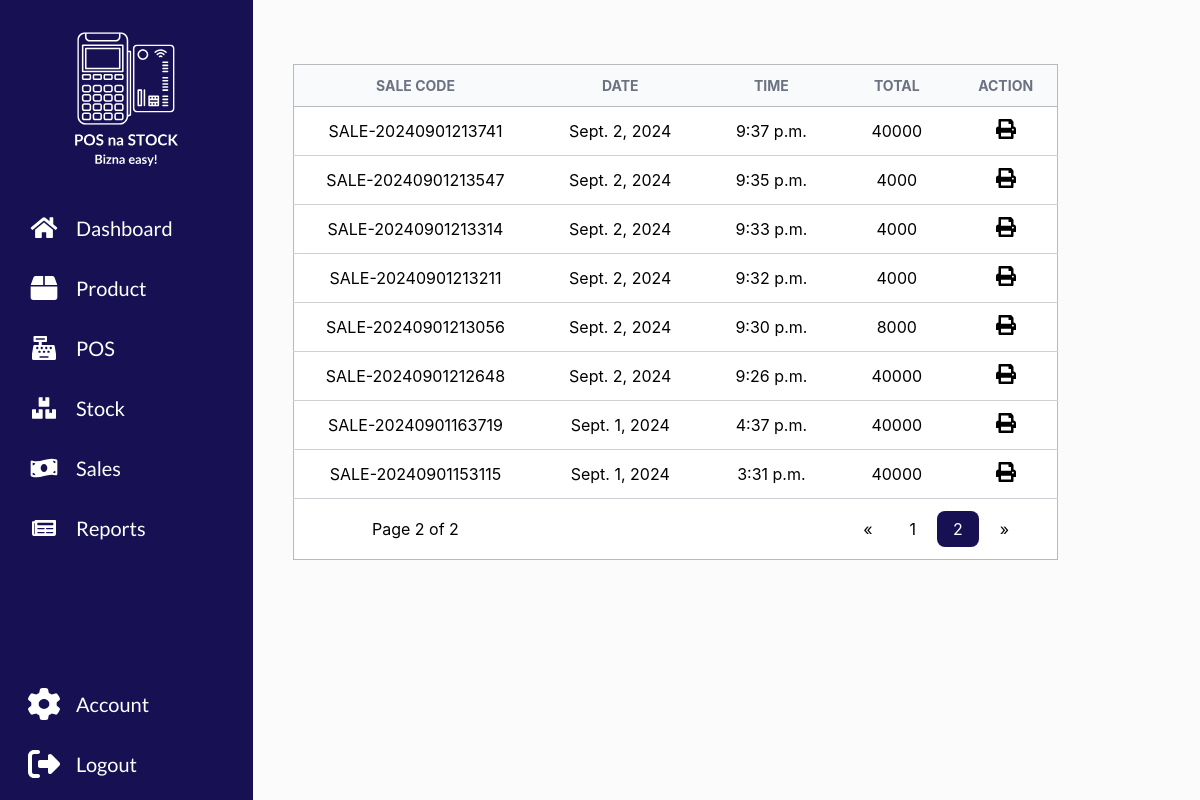
/pos/sales/43 (signed in), run on the app's committed database.
### pos/models.py (models this page shows, shortened)
class Sale(models.Model):
    sale_id = models.SmallAutoField(primary_key=True)
    code = models.CharField(max_length=200, blank=True)
    date = models.DateField(default=timezone.now)
    time = models.TimeField()
    total = models.IntegerField(default=0)
    tendered_amount = models.IntegerField(default=0)
    balance = models.IntegerField(default=0)

### pos/views.py (the view)
# urls.py: path('sales/<int:page>',views.sales,name='sales'),
@login_required
def sales(request, page=1):
    sale_list = Sale.objects.all().order_by("-sale_id")
    paginator = Paginator(sale_list, per_page=12)
    page_object = paginator.get_page(page)
    context = {"page_object": page_object}
    return render(request, "pos/user/sales.html", context)

### templates/pos/user/sales.html (shortened to what this page needs)
{% extends 'pos/user/base.html' %}
{% load static %}
{% block body_block %}
    <main>
        <table class="product">
            <thead>
                <tr>
                    <th>SALE CODE</th>
                    <th>DATE</th>
                    <th>TIME</th>
                    <th>TOTAL</th>
                    <th>ACTION</th>
                </tr>
            </thead>
            <tbody>
                {% for sale in page_object %}
                <tr>
                    <td>{{ sale.code }}</td>
                    <td>{{ sale.date }}</td>
                    <td>{{ sale.time }}</td>
                    <td>{{ sale.total }}</td>
                    <td>
                        <a class="no-underline" href="{% url 'pos:sale_receipt' sale.sale_id %}">
                            <img alt="print_receipt" src="{% static 'images/print.svg' %}"/>
                        </a>
                    </td>
                </tr>
                {% endfor %}
            </tbody>
            <tfoot>
                <tr>
                    <td>Page {{ page_object.number }} of {{ page_object.paginator.num_pages }}</td>
                    <td colspan="4">
                        <div class="pagination-cell">
                            <a class="pagination-ends" href="{% url 'pos:sales' 1 %}">&laquo;</a>
                            {% for num in page_object.paginator.page_range %}
                                {% if page_object.number == num %}
                                    <span class="pagination-active">{{ num }}</span>
                                {% else %}
                                    <a class="pagination" href="{% url 'pos:sales' num %}">{{ num }}</a>
                                {% endif %}
                            {% endfor %}
                            <a class="pagination-ends" href="{% url 'pos:sales' page_object.paginator.num_pages %}">&raquo;</a>
                        </div>
                    </td>
                </tr>
            </tfoot>
        </table>
    </main>
{% endblock %}

### templates/pos/user/base.html (shortened to what this page needs)
<!DOCTYPE html>
{% load static %}
<html lang="en">
<head>
    <link rel="stylesheet" type="text/css" href="/static/styles/style.css">
</head>
<body>
    <nav class="sidebar">
        <div>
            <div class="logo-div">
                <img alt="logo" class="big-logo" src="{% static 'images/Logo1.0.svg' %}"/>
            </div>
            <button id="dashboard">
                <img alt="home" class="nav-logo" src="{% static 'images/home.svg' %}"/>
                Dashboard
            </button>
            <button id="product">
                <img alt="home" class="nav-logo" src="{% static 'images/box.svg' %}"/>
                Product
            </button>
            <button id="pos">
                <img alt="home" class="nav-logo" src="{% static 'images/pos.svg' %}"/>
                POS
            </button>
            <button id="stock">
                <img alt="home" class="nav-logo" src="{% static 'images/stock.svg' %}"/>
                Stock
            </button>
            <button id="sales">
                <img alt="home" class="nav-logo" src="{% static 'images/sales.svg' %}"/>
                Sales
            </button>
            <button id="reports">
                <img alt="home" class="nav-logo" src="{% static 'images/report.svg' %}"/>
                Reports
            </button>
        </div>
        <div>
            <button id="settings">
                <img alt="home" class="nav-logo" src="{% static 'images/settings.svg' %}"/>
                Account
            </button>
            <button id="logout">
                <img alt="home" class="nav-logo" src="{% static 'images/logout.svg' %}"/>
                Logout
            </button>
        </div>
    </nav>
    <div class="parent">
    {% block body_block %}
    {% endblock %}
    </div>
</body>
</html>

### pos/static/styles/style.css (style rules this page uses)
* { padding: 0; margin: 0; }
html,body { height:100%; }
.sidebar { background-color: #171154; color: #FFFFFF; width: 20%; height: 100%; display: flex; flex-direction: column; justify-content: space-between; padding-left: 8px; padding-right: 8px; }
body { display: flex; background-color: #FBFBFB; }
.sidebar button { padding-left: 20px; padding-right: 20px; background-color: transparent; border-radius: 12px; border: transparent; display: flex; align-items: center; width: 100%; color: #FFFFFF; font-size: 20px; font-family: Lato, sans-serif; margin-bottom: 12px; }
.nav-logo { width: 32px; height: 32px; margin-right: 16px; margin-top: 8px; margin-bottom: 8px; }
.logo-div { display: flex; width: auto; justify-content: center; margin-bottom: 32px; margin-top: 32px; }
.big-logo { width: 140px; height: 140px; }
.parent { width: 80%; }
main { padding-top: 40px; padding-left: 40px; padding-right: 40px; }
table { border: 1px solid #B7B9BC; border-collapse: collapse; border-radius: 12px; margin-top: 24px; }
thead { border: 1px solid #B7B9BC; background-color: #F9FAFB; color: #6B7280; }
thead th { padding: 12px 24px; font-family: Inter, sans-serif; font-size: 14px; background-color: #F9FAFB; }
tbody tr { border-bottom: 1px solid #ced0d4; }
td { font-family: Inter, sans-serif; padding: 12px 32px; text-align: center; background-color: #FFFFFF; }
.no-underline { text-decoration: none; }
.pagination-cell { display: flex; justify-content: flex-end; gap: 5px; }
.pagination { float: left; color: black; padding: 8px 16px; border-radius: 8px; text-decoration: none; transition: background-color .3s; }
.pagination-active { background-color: #171154; text-decoration: none; border-radius: 8px; padding: 8px 16px; color: #FFFFFF; float: left; }
.pagination-ends { float: left; color: black; padding: 8px 16px; border-radius: 8px; text-decoration: none; transition: background-color .3s; }

### data on the page
Sale: code "SALE-20240901213741", date "Sept. 2, 2024", time "9:37 p.m.", total "40000"
Sale: code "SALE-20240901213547", date "Sept. 2, 2024", time "9:35 p.m.", total "4000"
Sale: code "SALE-20240901213314", date "Sept. 2, 2024", time "9:33 p.m.", total "4000"
Sale: code "SALE-20240901213211", date "Sept. 2, 2024", time "9:32 p.m.", total "4000"
Sale: code "SALE-20240901213056", date "Sept. 2, 2024", time "9:30 p.m.", total "8000"
Sale: code "SALE-20240901212648", date "Sept. 2, 2024", time "9:26 p.m.", total "40000"
Sale: code "SALE-20240901163719", date "Sept. 1, 2024", time "4:37 p.m.", total "40000"
Sale: code "SALE-20240901153115", date "Sept. 1, 2024", time "3:31 p.m.", total "40000"

### other printed values
{{ page_object.number }} "2"
{{ page_object.paginator.num_pages }} "2"
{{ num }} "1"
{{ num }} "2"
